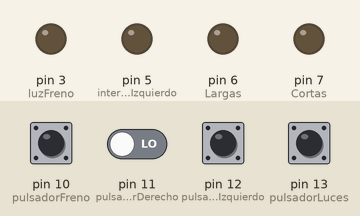
Simulated run of this sketch. Board: Arduino Uno, built with avr-gcc and run on an emulated ATmega328P. Shown: output pins drawn as LEDs (lit = HIGH). Dashed ring = blinking. The test bench sets the inputs (shaded band); at power-on: pin 10 (pulsadorFreno), pin 11 (pulsadorDerecho), pin 12 (pulsadorIzquierdo), pin 13 (pulsadorLuces) LOW.

Above: at 1.2 s.
1.3 s: pin 12 (pulsadorIzquierdo) pulled HIGH for 1 s
At 2.4 s:
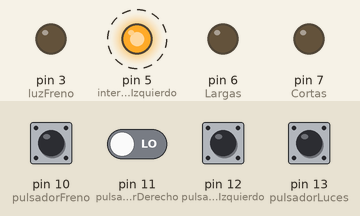
5.0 s: pin 10 (pulsadorFreno) pulled HIGH for 0.15 s
At 5.22 s:
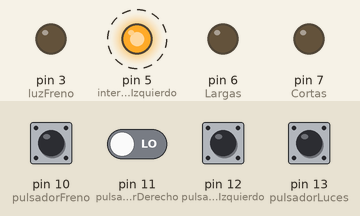
8.0 s: pin 13 (pulsadorLuces) pulled HIGH for 1 s
At 8.37 s:
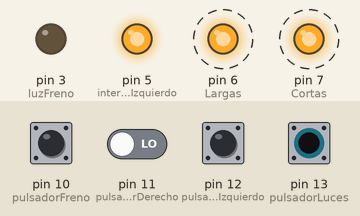
11.0 s: pin 10 (pulsadorFreno) pulled HIGH for 1 s
At 11.32 s:
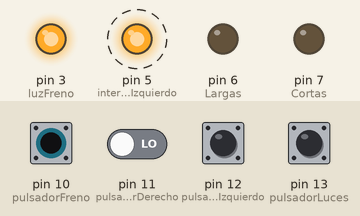
14.0 s: pin 11 (pulsadorDerecho) driven HIGH
At 14.6 s:
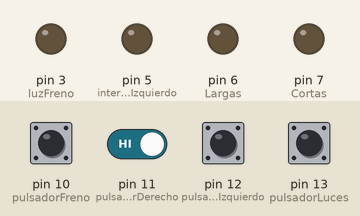
15.5 s: pin 13 (pulsadorLuces) pulled HIGH for 1 s
At 15.92 s:
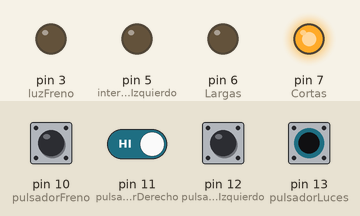
Timing chart, 0 to 18.5 s (numbered marks = the images above; inputs shaded):
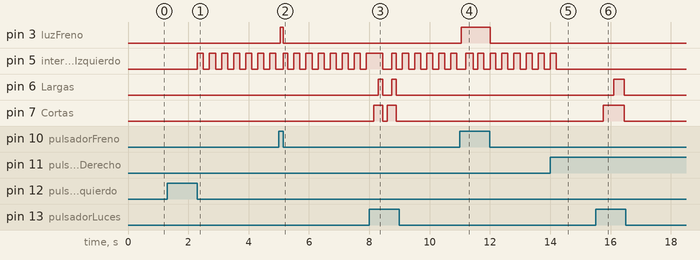

Measured:
- after the input at 1.3 s, pin 5 (intermitenteIzquierdo): alternates HIGH for 0.20 s and LOW for 0.20 s, starting after 1.0 s
- after the input at 5.0 s, pin 3 (luzFreno): LOW → HIGH after 0.05 s, → LOW 0.10 s later
- after the input at 8.0 s, pin 6 (Largas): alternates HIGH for 0.15 s and LOW for 0.30 s, 4 changes in all, then stays LOW, starting after 0.30 s; pin 7 (Cortas): alternates HIGH for 0.30 s and LOW for 0.15 s, 4 changes in all, then stays LOW, starting after 0.15 s
- after the input at 11.0 s, pin 3 (luzFreno): LOW → HIGH after 0.05 s, → LOW 0.95 s later
- after the input at 14.0 s, pin 5 (intermitenteIzquierdo): goes on until 14.2 s, then stays LOW
- after the input at 15.5 s, pin 6 (Largas): LOW → HIGH after 0.60 s, → LOW 0.35 s later; pin 7 (Cortas): LOW → HIGH after 0.25 s, → LOW 0.70 s later

The sketch:

bici_3.ino
```cpp
// declaracion de variables
// Freno
const int luzFreno = 3;
const int pulsadorFreno = 10;
// Intermitentes
const int intermitenteIzquierdo= 5;
const int intermitenteDerecho= 4;
const int pulsadorIzquierdo= 12;
const int pulsadorDerecho= 11;
// Luces cortas y largas
const int Largas = 6;
const int Cortas = 7;
const int pulsadorLuces = 13;

// variables de estado
int estadoFreno = LOW;
int estadoLuces = 0;
int estadoIIz = 0;
int estadoIDr = 0;

// variables temporales
unsigned long t = 0;
unsigned long retardo = 10; // segundos que dura el parpadeo
unsigned long cadencia =200; // cadencia o frecuencia de parpadeo
// tiempo intermitente izquierdo
unsigned long tIIz = 0;
unsigned long difIIz = 0;
// tiempo intermitente derecho
unsigned long tIDr = 0;
unsigned long difIDr = 0;

void setup () {
  // salidas
  pinMode(luzFreno,OUTPUT);
  pinMode(intermitenteIzquierdo,OUTPUT);
  pinMode(intermitenteDerecho,OUTPUT);
  pinMode(Largas,OUTPUT);
  pinMode(Cortas,OUTPUT);
  // pulsadores
  pinMode(pulsadorFreno,INPUT);
  pinMode(pulsadorIzquierdo,INPUT);
  pinMode(pulsadorDerecho,INPUT);
  pinMode(pulsadorLuces,INPUT);
}

void loop() {
  // Prueba de encendido
  /* digitalWrite(luzFreno,HIGH);
  digitalWrite(intermitenteIzquierdo,HIGH);
  digitalWrite(intermitenteDerecho,HIGH);
  digitalWrite(Largas,HIGH);
  digitalWrite(Cortas,HIGH); */

  // ******************
  // Conteo tiempo
  // ******************
  t = millis(); // microsegundos despus de encendido
  // if (((t/cantidadMicrosegundos)%2)==0) {estadoGeneral=LOW;} else {estadoGeneral=HIGH;}

  // ******************
  // Pulso luz de freno
  // ******************
  if (digitalRead(pulsadorFreno) == HIGH) { // 1ª condicional
     delay(50);
        if (digitalRead(pulsadorFreno) == HIGH) { // 2ª condicional
        estadoFreno=HIGH;
        } // 2ª condicional FIN
  } else {
        estadoFreno=LOW;
  }// 1ª condicional FIN

  // Enciendo luz freno
   digitalWrite(luzFreno,estadoFreno);

  // *************************
  // Pulso luz LARGAS / CORTAS
  // *************************
  if (digitalRead(pulsadorLuces) == HIGH) { // 1ª condicional
     delay(150);
        if (digitalRead(pulsadorLuces) == HIGH) { // 2ª condicional
        estadoLuces = estadoLuces + 1;
        } // 2ª condicional FIN
  }// 1ª condicional FIN

  // desbordamiento
  if (estadoLuces>=3) { estadoLuces =0; } // condicional de desbordamiento

  if (estadoLuces==0) {
      digitalWrite(Largas,LOW);
      digitalWrite(Cortas,LOW);
  } else if (estadoLuces==1) {
      digitalWrite(Largas,LOW);
      digitalWrite(Cortas,HIGH);
  } else if (estadoLuces==2) {
      digitalWrite(Largas,HIGH);
      digitalWrite(Cortas,HIGH);
  }

  // *************************
  // Intermitentes IZQUIERDOS
  // *************************
  if (digitalRead(pulsadorIzquierdo) == HIGH) { // 1ª condicional
     delay(200);
        if (digitalRead(pulsadorIzquierdo) == HIGH) { // 2ª condicional
        difIIz = retardo * 1000; // diferencia entre los milisegundos actuales mas el retardo
        tIIz = t + difIIz; // tiempo en el que acaba la secuencia
        difIDr = 0; // anula el intermitente izquierdo
        } // 2ª condicional FIN
  } // 1ª condicional FIN
  // } else {
  //       estadoIIz = LOW;
  // } // 1ª condicional FIN

  if (difIIz>0) {
      estadoIIz = (difIIz/cadencia)%2;
      digitalWrite (intermitenteIzquierdo,estadoIIz);
      difIIz = tIIz - t; // voy calculando la diferencia
  }  else if (difIIz<=0) {
      difIIz = 0; // fuerza a cero
      digitalWrite (intermitenteIzquierdo,LOW); // apaga intermitente
  }

  // *************************
  // Intermitentes DERECHOS
  // *************************
  if (digitalRead(pulsadorDerecho) == HIGH) { // 1ª condicional
     delay(200);
        if (digitalRead(pulsadorDerecho) == HIGH) { // 2ª condicional
        difIDr = retardo * 1000; // diferencia entre los milisegundos actuales mas el retardo
        tIDr = t + difIDr; // tiempo en el que acaba la secuencia
        difIIz = 0; // anula el intermitente izquierdo
        } // 2ª condicional FIN
  } // 1ª condicional FIN
  // } else {
  //       estadoIIz = LOW;
  // } // 1ª condicional FIN

  if (difIDr>0) {
      estadoIDr = (difIDr/cadencia)%2;
      digitalWrite (intermitenteDerecho,estadoIDr);
      difIDr = tIDr - t; // voy calculando la diferencia
  }  else if (difIDr<=0) {
      difIDr = 0; // fuerza a cero
      digitalWrite (intermitenteDerecho,LOW); // apaga intermitente
  }

} // FIN DEL PROGRAMA
```
